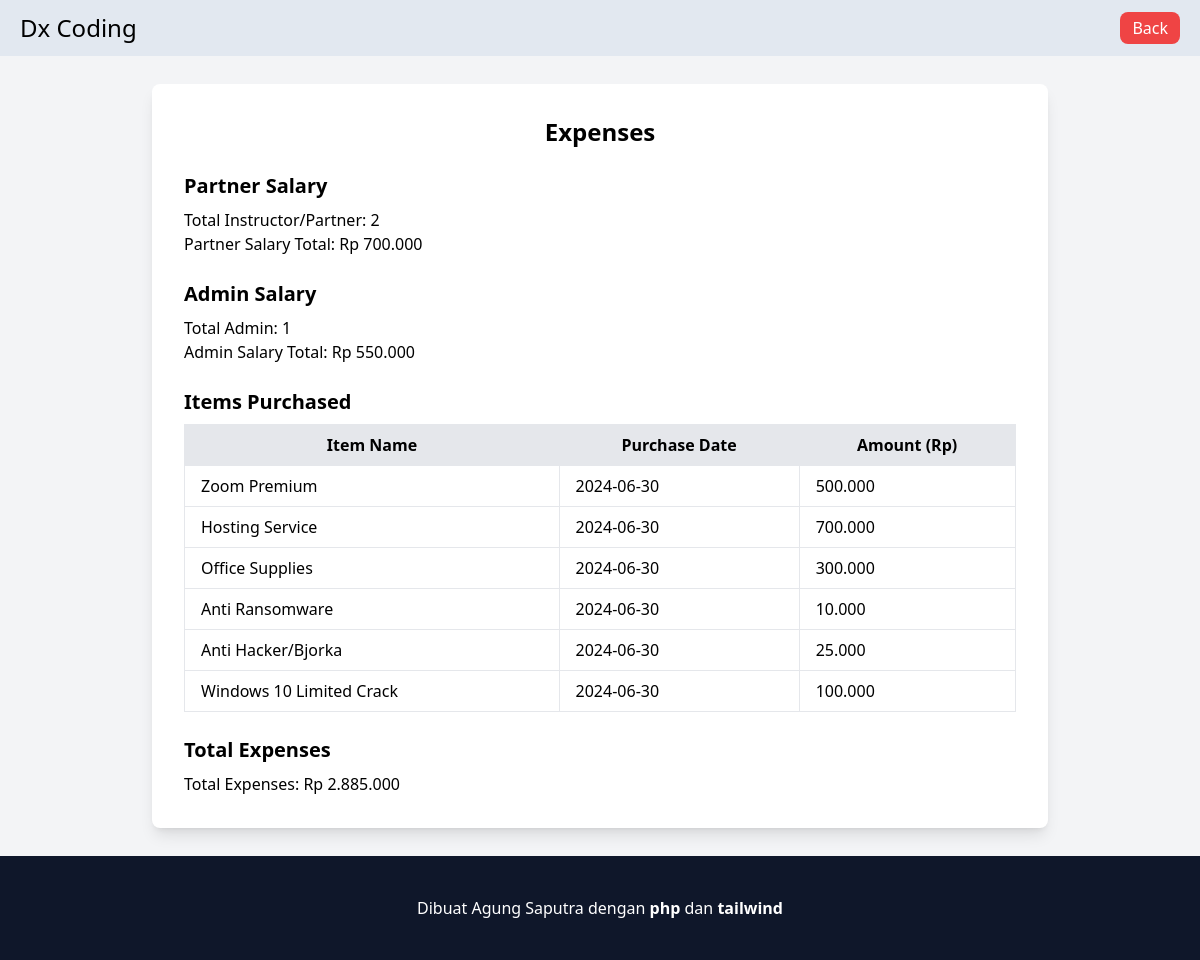
/admin/sm/expenses.php, run on the app's committed database.
### tables this page shows
CREATE TABLE `items` (
  `id_item` int(11) NOT NULL,
  `item_name` varchar(100) NOT NULL,
  `purchase_date` date NOT NULL,
  `amount` decimal(15,2) NOT NULL
);

### functions/query.php (called while the page is built, shortened)
<?php
include 'connection.php';
function query($query) {
    global $conn;
    $result = mysqli_query($conn, $query);
    $rows = [];
    while ($row = mysqli_fetch_assoc($result)) {
        $rows[] = $row;
    }
    return $rows;
}
?>

### admin/sm/expenses.php (the view, shortened to what this page needs)
<?php
include '../../functions/query.php';
$result_instructor = query("SELECT COUNT(*) AS total_instructor FROM instructor");
$total_instructor = $result_instructor[0]['total_instructor'];
$instructor_salary = $total_instructor * 350000;
$result_admin = query("SELECT COUNT(*) AS total_admin FROM admin");
$total_admin = $result_admin[0]['total_admin'];
$admin_salary = $total_admin * 550000;
$items = query("SELECT * FROM items");
$total_expenses = $instructor_salary + $admin_salary;
foreach ($items as $item) {
    $total_expenses += $item['amount'];
}
?>
<!DOCTYPE html>
<html lang="en">
<head>
    <link rel="stylesheet" href="../../css/output.css">
</head>
<body class="bg-gray-100">
    <nav class="bg-slate-200 flex justify-between items-center px-5">
        <h1 class="text-2xl py-3">Dx Coding</h1>
        <a class="bg-red-500 text-white px-3 py-1 rounded-lg hover:bg-red-400 cursor-pointer" href="../sm.php">Back</a>
    </nav>
    <div class="flex items-center justify-center min-h-screen">
        <div class="bg-white p-8 rounded-lg shadow-lg w-full max-w-4xl">
            <h2 class="text-2xl font-semibold mb-6 text-center">Expenses</h2>
            <div class="mb-6">
                <h3 class="text-xl font-semibold mb-2">Partner Salary</h3>
                <p>Total Instructor/Partner: <?= $total_instructor ?></p>
                <p>Partner Salary Total: Rp <?= number_format($instructor_salary, 0, ',', '.') ?></p>
            </div>
            <div class="mb-6">
                <h3 class="text-xl font-semibold mb-2">Admin Salary</h3>
                <p>Total Admin: <?= $total_admin ?></p>
                <p>Admin Salary Total: Rp <?= number_format($admin_salary, 0, ',', '.') ?></p>
            </div>
            <div class="mb-6">
                <h3 class="text-xl font-semibold mb-2">Items Purchased</h3>
                <table class="min-w-full bg-white border border-gray-200">
                    <thead class="bg-gray-200">
                        <tr>
                            <th class="px-4 py-2">Item Name</th>
                            <th class="px-4 py-2">Purchase Date</th>
                            <th class="px-4 py-2">Amount (Rp)</th>
                        </tr>
                    </thead>
                    <tbody>
                        <?php foreach ($items as $item) : ?>
                            <tr>
                                <td class="border px-4 py-2"><?= $item['item_name'] ?></td>
                                <td class="border px-4 py-2"><?= $item['purchase_date'] ?></td>
                                <td class="border px-4 py-2"><?= number_format($item['amount'], 0, ',', '.') ?></td>
                            </tr>
                        <?php endforeach ?>
                    </tbody>
                </table>
            </div>
            <div class="mt-6">
                <h3 class="text-xl font-semibold mb-2">Total Expenses</h3>
                <p>Total Expenses: Rp <?= number_format($total_expenses, 0, ',', '.') ?></p>
            </div>
        </div>
    </div>
    <footer class="text-center bg-slate-900 text-white py-10 w-full">
        <h1>Dibuat Agung Saputra dengan <span class="font-bold">php</span> dan <span class="font-bold">tailwind</span></h1>
    </footer>
</body>
</html>

### data on the page
items: item_name "Zoom Premium", purchase_date "2024-06-30", amount "500.000"
items: item_name "Hosting Service", purchase_date "2024-06-30", amount "700.000"
items: item_name "Office Supplies", purchase_date "2024-06-30", amount "300.000"
items: item_name "Anti Ransomware", purchase_date "2024-06-30", amount "10.000"
items: item_name "Anti Hacker/Bjorka", purchase_date "2024-06-30", amount "25.000"
items: item_name "Windows 10 Limited Crack", purchase_date "2024-06-30", amount "100.000"

### other printed values
$total_instructor "2"
$instructor_salary "700.000"
$total_admin "1"
$admin_salary "550.000"
$total_expenses "2.885.000"
